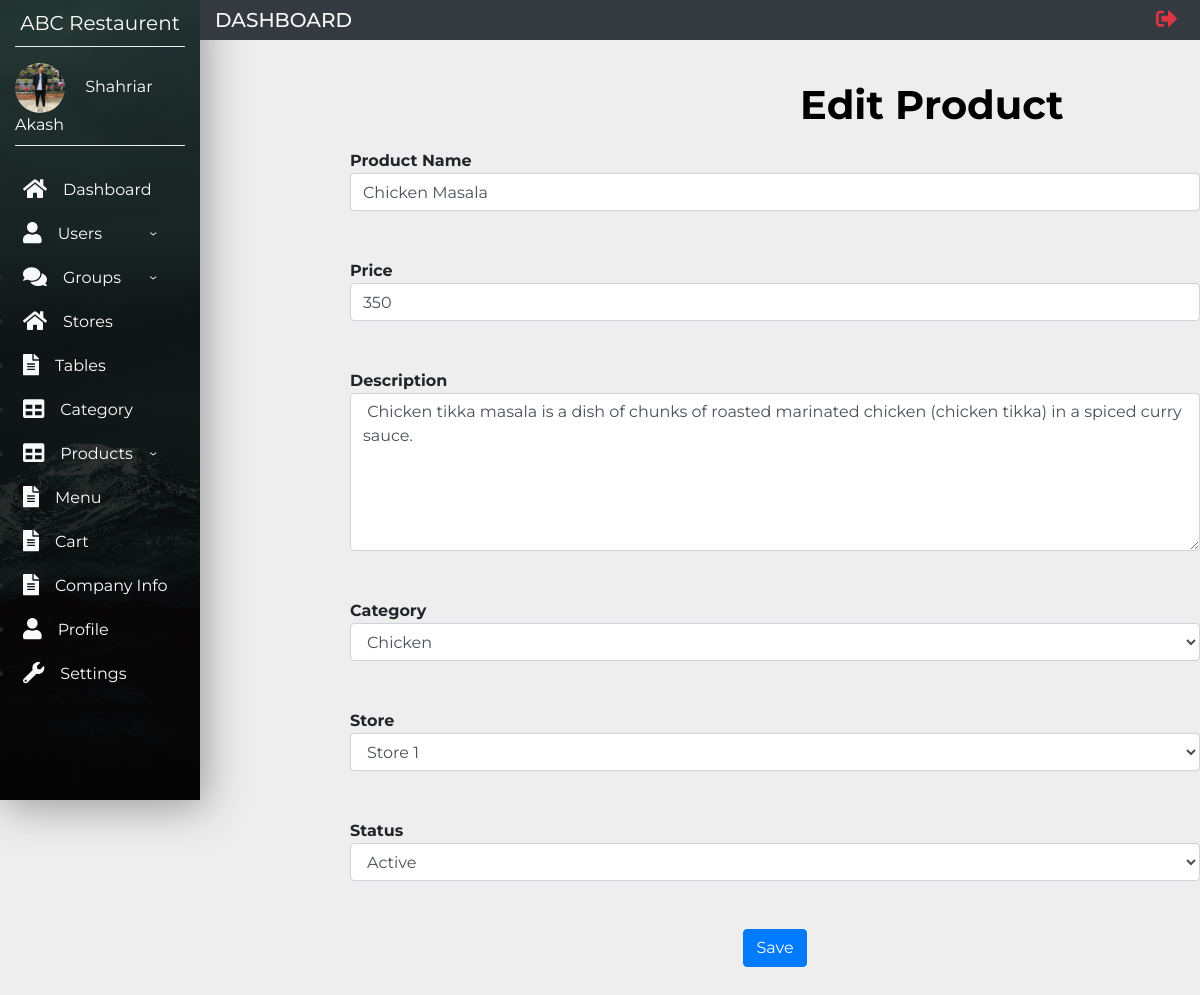
Screenshot of /views/editproduct.php?id=1 (signed in) with the database file from the repository.
### tables this page shows
CREATE TABLE `userinfo` (
  `userid` int(11) NOT NULL,
  `firstName` varchar(80) NOT NULL,
  `lastName` varchar(80) DEFAULT NULL,
  `email` varchar(80) NOT NULL,
  `password` varchar(80) NOT NULL,
  `groupId` int(11) NOT NULL,
  `gender` varchar(20) NOT NULL,
  `phoneNo` int(11) NOT NULL
);

CREATE TABLE `products` (
  `productId` int(11) NOT NULL,
  `productName` varchar(50) NOT NULL,
  `price` float NOT NULL,
  `productDescription` varchar(500) NOT NULL,
  `categoryId` int(11) NOT NULL,
  `storeId` int(11) NOT NULL,
  `status` varchar(50) NOT NULL
);

CREATE TABLE `category` (
  `categoryId` int(11) NOT NULL,
  `categoryName` varchar(50) NOT NULL,
  `status` varchar(50) NOT NULL
);

CREATE TABLE `store` (
  `storeId` int(11) NOT NULL,
  `storeName` varchar(50) NOT NULL,
  `status` varchar(50) NOT NULL
);

### models/database.php (called while the page is built, shortened)
<?php
	$serverName="localhost";
	$username="root";
	$password="";
	$db_name="wt_project";
	function get($query)
	{
		$data=array();
		global $serverName,$username,$password,$db_name;
		$conn=mysqli_connect($serverName,$username,$password,$db_name);
		$result=mysqli_query($conn,$query);
		if(mysqli_num_rows($result) > 0)
		{
			while($row=mysqli_fetch_assoc($result))
			{
				$entity=array();
				foreach($row as $k=>$v)
				{
					$entity[$k]=$row[$k];
				}
				$data[]=$entity;
			}
		}
		return $data;
	}
?>

### controllers/productsController.php (called while the page is built, shortened)
<?php
    include_once '../models/database.php';
    function getProduct($id)
    {
        $query="SELECT * FROM products WHERE productId=$id";
        $product=get($query);
        return $product[0];
    }
?>

### controllers/categoryController.php (called while the page is built, shortened)
<?php
    include_once '../models/database.php';
    function getCategory($id)
    {
        $query="SELECT * FROM category where categoryId=$id";
        $category=get($query);
        return $category[0];
    }
?>

### controllers/storeController.php (called while the page is built, shortened)
<?php
    include_once '../models/database.php';
    function getStore($id)
    {
        $query="SELECT * from store where storeId=$id";
        $store=get($query);
        return $store[0];
    }
?>

### views/editproduct.php (the view, shortened to what this page needs)
<?php
    include_once('Main.php');
    include_once '../controllers/productsController.php';
    include_once '../controllers/categoryController.php';
    include_once '../controllers/storeController.php';
    $product=getProduct($_GET['id']);
?>
<div class='orderinner'>
    <h1 class="userh1"> <b>Edit Product </b> </h1>
    <form  onsubmit="return valid()" action="../controllers/productsController.php" method="post">
        <b> Product Name </b> <br> <input class="form form-control" type="text" name="pname" id="pname" placeholder="Enter Product Name" value="<?php echo $product['productName'];?>"> <br>
        <br>
        <b> Price </b> <br> <input class="form form-control" type="text" name="price" id="price" placeholder="Enter Price" value="<?php echo $product['price'];?>"> <br>
        <br>
        <b> Description </b> <br>  <textarea class="form form-control" id="des" name="description" rows="6" cols="60"> <?php echo $product['productDescription'];?>  </textarea> <br>
        <br>
        <b> Category </b> <br>
        <select class="form form-control" name="categoryId" class="category" id="category">
			<option  disbled selected>
                <?php
                    $cat=getCategory($product['categoryId']);
                    echo $cat['categoryName'];
                ?>
            </option>
        </select><br><span class="text-danger font-weight-bold" id="err_cat"></span> <br>
        <b> Store </b> <br>
        <select class="form form-control" name="storeId" id="store" class="store">
            <option  disabled selected>
                <?php
                    $s=getStore($product['storeId']);
                    echo $s['storeName'];
                ?>
            </option>
        </select><br> <span class="text-danger font-weight-bold" id="err_store"></span><br>
        <b> Status </b> <br>
        <select class="form form-control" name="status" class="active" id="status">
            <option disabled selected><?php echo $product['status'];?></option>
        </select><br><span class="text-danger font-weight-bold" id="err_status"></span><br>
        <div align="center">
        <span><input class="btn btn-primary" type="submit" name="update_product" value="Save"></span>
        </div> <br><br><br>
    </form>
</div>
<?php include('Adminfooter.php') ?>

### views/Main.php (shortened to what this page needs)
<?php
    include_once '../models/database.php';
    $id=$_COOKIE['name'];
    function GetUser($id)
    {
        $query="SELECT * FROM userinfo WHERE userId=$id";
        $user=get($query);
        return $user[0];
    }
    $user=GetUser($id);
    $userName=$user["firstName"].' '.$user["lastName"];
?>
<!doctype html>
<html lang="en">
<head>
    <link rel="stylesheet" href="https://stackpath.bootstrapcdn.com/bootstrap/4.1.1/css/bootstrap.min.css"
>
    <link rel="stylesheet" href="styles/Adduser.css">
    <link rel="stylesheet" href="styles/companyinfo.css">
    <link rel="stylesheet" href="styles/profile.css">
    <link rel="stylesheet" href="styles/setting.css">
    <link rel="stylesheet" href="styles/style.css">
    <link rel="stylesheet" href="styles/Addproduct.css">
    <link rel="stylesheet" href="styles/AddGroup.css">
    <link rel="stylesheet" href="styles/ManageGroup.css">
    <link rel="stylesheet" href="styles/ManageUser.css">
    <link rel="stylesheet" href="styles/store.css">
</head>
<body>
    <nav class="navbar navbar-expand-md navbar-light">
        <div class="collapse navbar-collapse" id="myNavbar">
            <div class="container-fluid">
                <div class="row">
                    <div class="col-xl-2 col-lg-3 col-md-4 sidebar fixed-top">
                        <a href="#"
                            class="navbar-brand text-white d-block mx-auto text-center py-2 mb-3 bottom-border">ABC
                            Restaurent</a>
                        <div class="bottom-border pb-2">
                            <img src="images/admin.jpg" width="50" class="rounded-circle mr-3">
                            <span class="text-white">
                            <?php
                                echo $userName;
                            ?>
                            </span>
                        </div>
                        <ul class="menu-ul flex-column mt-4">
                            <li class="nav-item"><a href="Dashboard.php" class="nav-link text-white p-2 mb-1 sidebar-link"><i
                                        class="fas fa-home text-light fa-lg mr-3"></i>Dashboard</a></li>
                            <li id="user-nav"><a href="#" class="nav-link text-white p-2 mb-1 sidebar-link ">
                              <i class="fas fa-user text-light fa-lg mr-3"></i>Users</a>
                            </li>
                            <li id="Group-nav"><a href="#" class="nav-link text-white p-2 mb-1 sidebar-link"><i
                                    class="fas fa-comments text-light fa-lg mr-3"></i>Groups</a>
                            </li>
                            <li class="nav-item"><a href="store.php" class="nav-link text-white p-2 mb-1 sidebar-link"><i
                                        class="fas fa-home text-light fa-lg mr-3"></i>Stores</a></li>
                            <li class="nav-item"><a href="tables.php" class="nav-link text-white p-2 mb-1 sidebar-link"><i
                                        class="fas fa-file-alt text-light fa-lg mr-3"></i>Tables</a></li>
                            <li class="nav-item"><a href="category.php" class="nav-link text-white p-2 mb-1 sidebar-link"><i
                                        class="fas fa-table text-light fa-lg mr-3"></i>Category</a></li>
                            <li id="product-nav"><a href="#" class="nav-link text-white p-2 mb-1 sidebar-link"><i
                                        class="fas fa-table text-light fa-lg mr-3"></i>Products</a>
                            <li class="nav-item"><a href="menu.php" class="nav-link text-white p-2 mb-1 sidebar-link"><i
                                        class="fas fa-file-alt text-light fa-lg mr-3"></i>Menu</a></li>
                            <li class="nav-item"><a href="cart.php" class="nav-link text-white p-2 mb-1 sidebar-link"><i
                                        class="fas fa-file-alt text-light fa-lg mr-3"></i>Cart</a></li>
                            <li class="nav-item"><a href="companyinfo.php" class="nav-link text-white p-2 mb-1 sidebar-link"><i
                                        class="fas fa-file-alt text-light fa-lg mr-3"></i>Company Info</a></li>
                            <li class="nav-item"><a href="profile.php?id=<?php echo $id; ?>" class="nav-link text-white p-2 mb-1 sidebar-link"><i
                                        class="fas fa-user text-light fa-lg mr-3"></i>Profile</a></li>
                            <li class="nav-item"><a href="setting.php?id=<?php echo $id; ?>" class="nav-link text-white p-2 mb-1 sidebar-link"><i
                                        class="fas fa-wrench text-light fa-lg mr-3"></i>Settings</a></li>
                        </ul>
                    </div>
                    <div class="col-xl-10 col-lg-9 col-md-8 ml-auto bg-dark fixed-top py-0 top-navbar">
                        <div class="row align-items-center">
                            <div class="col-md-4">
                                <h5 class="text-light text-uppercase mb-0">Dashboard</h5>
                            </div>
                            <div class="col-md-5">
                            </div>
                            <div class="col-md-3">
                                <ul class="navbar-nav">
                                    <li class="nav-item ml-md-auto"><a href="#" class="nav-link" data-toggle="modal" data-target="#sign-out"><i class="fas fa-sign-out-alt text-danger fa-lg"></i></a></li>
                  </ul>
                </div>
              </div>
            </div>
          </div>
        </div>
      </div>
    </nav>

### views/styles/Adduser.css (style rules this page uses)
.orderinner { padding-left: 350px; padding-top: 65px; }
.userh1 { margin-left: 450px; margin-bottom:20px; color: black; }

### views/styles/style.css (style rules this page uses)
body { font-family: 'Montserrat', sans-serif; background-color: #eee; }
.sidebar { height: 100vh; background: linear-gradient(rgba(0, 0, 0, .7), rgba(0, 0, 0, .9)), url(../images/img1.jpeg); background-position: center; background-repeat: no-repeat; background-size: cover; box-shadow: 5px 7px 40px #999; }
.menu-ul { margin-left: -40px; }
.bottom-border { border-bottom: 1px groove #eee; }
.sidebar-link { transition: all .4s; }

### rows the page displays
userinfo: userName "Shahriar Akash"
products: pname "Chicken Masala", price "350", description "Chicken tikka masala is a dish of chunks of roasted marinated chicken (chicken tikka) in a spiced curry sauce.", status "Active"
category: categoryId "Chicken"
store: storeId "Store 1"
